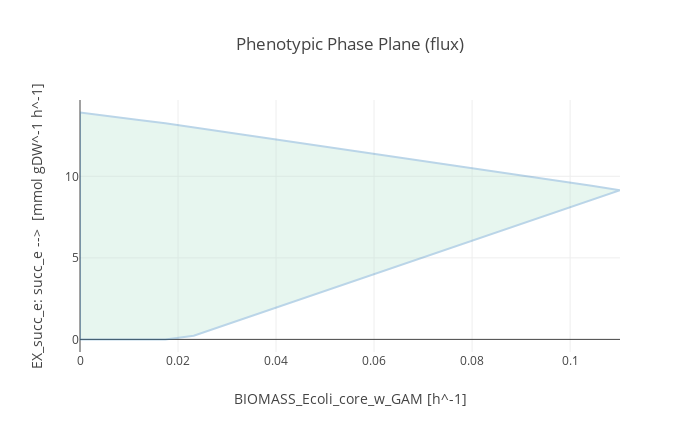

Notebook cell for this chart:
### Code cell
ppp = phenotypic_phase_plane(mutant2,
                             variables=[mutant2.reactions.BIOMASS_Ecoli_core_w_GAM],
                             objective=mutant2.reactions.EX_succ_e)

ppp.plot()

### Figure 1 — Plotly figure (JSON) as saved in the notebook; plotly's stock layout.template omitted (floating-point values rounded to 4 significant figures)
{"data": [{"fill": "toself", "fillcolor": "#B3E2CD", "hoverinfo": "none", "marker": {"line": {"color": "#B3E2CD"}, "opacity": 0.3}, "mode": "lines", "name": "WT", "opacity": 0.3, "type": "scatter", "x": [0, 0.005799, 0.0116, 0.0174, 0.0232, 0.02899, 0.03479, 0.04059, 0.04639, 0.05219, 0.05799, 0.06379, 0.06959, 0.07539, 0.08119, 0.08698, 0.09278, 0.09858, 0.1044, 0.1102, 0.1102, 0.1044, 0.09858, 0.09278, 0.08698, 0.08119, 0.07539, 0.06959, 0.06379, 0.05799, 0.05219, 0.04639, 0.04059, 0.03479, 0.02899, 0.0232, 0.0174, 0.0116, 0.005799, 0, 0, 0], "y": [0, 0, 0, 0, 0.2239, 0.8166, 1.409, 2.002, 2.595, 3.187, 3.78, 4.372, 4.965, 5.558, 6.15, 6.743, 7.336, 7.928, 8.521, 9.151, 9.151, 9.416, 9.674, 9.931, 10.19, 10.45, 10.7, 10.96, 11.22, 11.48, 11.73, 11.99, 12.25, 12.5, 12.76, 13.02, 13.26, 13.47, 13.69, 13.91, 0, 13.91]}], "layout": {"height": 432, "title": "Phenotypic Phase Plane (flux)", "width": 700, "xaxis": {"title": "BIOMASS_Ecoli_core_w_GAM [h^-1]"}, "yaxis": {"title": "EX_succ_e: succ_e -->  [mmol gDW^-1 h^-1]"}}}
